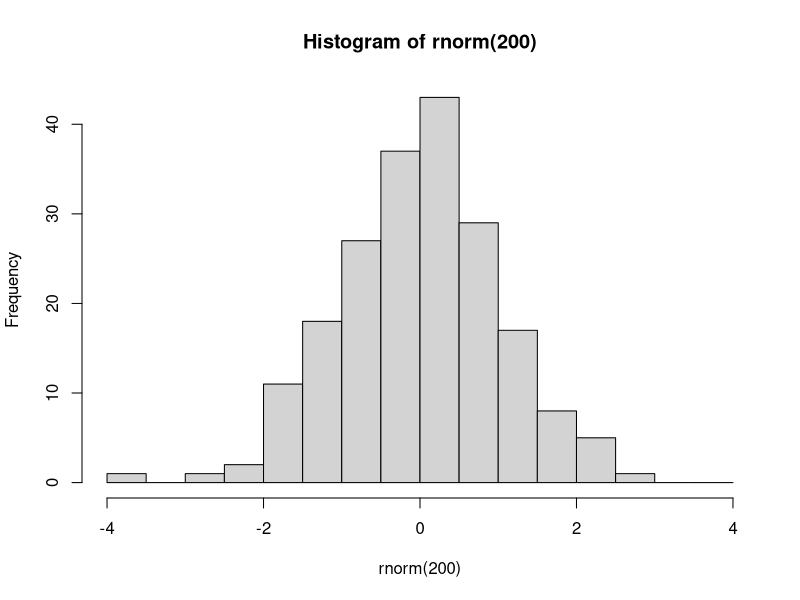
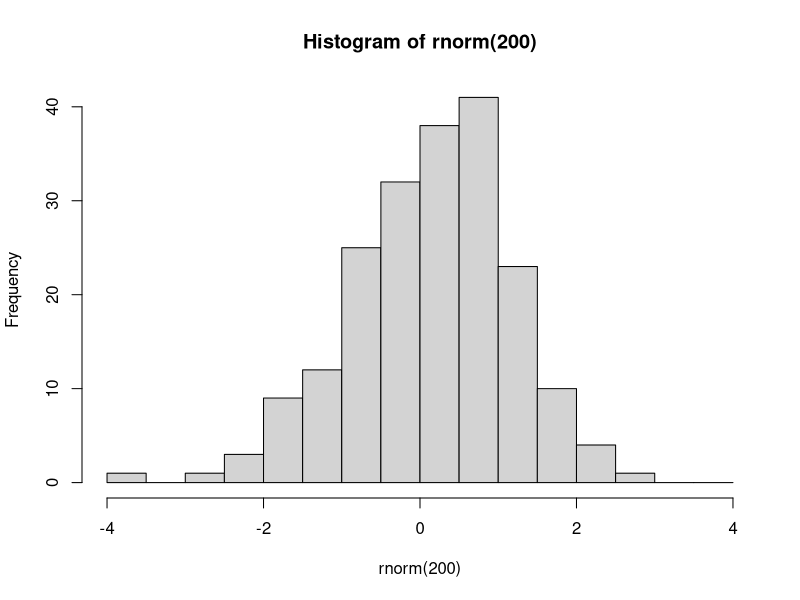

R code for these plots, in order: (Note: this script raises an error after producing the figures.)
###################################
###################################
########                   ########
########   Data Science 1  ########
########       Lab 7       ######## 
########  10th Dec. 2024   ########
########                   ########
###################################
###################################

## Welcome to lab #4. Today we will start with an introduction to the tidyverse,
# Then you will write your own lm() function, and finally a couple of exercises



#####################
####    Pipes    ####
#####################

# The pipe operator looks like this: |>
# It signifies: take the element on the left and use it as the first argument in the function on the right

# Example

hist(rnorm(200), breaks=seq(-4,4,0.5))
# is equivalent to

rnorm(200) |> hist(breaks=seq(-4,4,0.5))

# The purpose of the pipe is mostly aesthetic, in particular to avoid large numbers of parentheses when something needs to be transformed using multiple functions:



### 1.1 Rewrite the following expression using pipes:
set.seed(123)
round(sqrt(log(runif(10,1,10))),2)

runif(10,1,10) |> log() |> sqrt() |> round(2)

# Pipes were initially created in a package called magrittr, part of the 'tidyverse' group of packages


########################
####    Packages    ####
########################

# Packages are essentially environments full of functions and/or objects which aren't loaded into R by default, but must be first installed (generally from a repository called CRAN), and then loaded

# Here we will install tidyverse, which is not one but a series of packages written by the same group of people, which share a number of syntactical features

install.packages('tidyverse')

# After you have installed tidyverse into your packages, you must also load it into your environment

library(tidyverse)

# You will only have to install a package once. However, every time you start fresh in a new R environment, you will have to load the packages you need again.

#########################
####    TIDYVERSE    ####
#########################

# The tidyverse encompasses a very large number of packages, and is fairly powerful (in that you can do a lot using tidyverse packages)
# However, you DO NOT need to use tidyverse exclusively! I mostly don't use it, for example, preferring to stick to base R except for a few functionalities.

# Downsides of tidyverse include: unique syntax which is very different from other programming languages such as python
# 'Black box' functions that have specific purposes that must be remembered, as opposed to more general-purpose functions in base R
# Often actually more verbose than base R (ie. requires more lines of code to do the same thing)
# Using tidyverse is a matter of preference!

# The pipe operator was originally introduced in the tidyverse package magrittr. 
# The tidyverse pipe operator looks like this: %>%

set.seed(123)
runif(10,1,10) %>% 
  log() %>%
  sqrt() %>%
  round(2)

# In this class we will look at 2 important tidyverse packages.
# Today we will look at dplyr, which is used to manipulate and transform data.
# Next week we will learn ggplot2, which is used for plotting and data visualisation

#####################
####    dplyr    ####
#####################

# The philosophy behind dplyr is that every data transformation can be done using a function, and multiple transformations can be done by piping an object through multiple functions
# For example, in dplyr we no longer use indexing.
# Instead we use the functions 'select', to choose specific columns in a data frame, and 'filter', to choose specific rows.

data(mtcars)

# so instead of:
mtcars[mtcars$cyl == 6, 1:5]
# we would write:
mtcars %>%
  filter(cyl==6) %>%
  select(1:5)

### 2.1
# using select() and filter(), create a new database of cars that are over 4000 lbs in weight, retaining only the wt and mpg columns.
# Save this database to an object called 'df'.

mtcars %>%
  filter(wt>=4) %>%
  select(c('wt',mpg)) -> df

# After you have selected the rows and columns you are interested in, you can 
# change the order of the rows using arrange

df %>% arrange(wt)

df %>% arrange(desc(wt))


# To change variables, we can use mutate()
df <- df %>% mutate(wt_kg=wt*453.592,
                    km_per_l = mpg*1.60934/3.78541)

# And we can use ifelse() within mutate()
mtcars <- mtcars %>%
            mutate(wt_class = ifelse(wt>=4, 'Oversized','Standard'))

# We can even do a sultiple ifelse statment using case_when()
mtcars <- mtcars %>%
            mutate(
              efficiency = case_when(
                mpg<=15 ~ 'low',
                mpg>15 & mpg<=20 ~ 'medium',
                mpg>20 ~ 'high'
                ))

# Next, summarise (or summarize) is a useful function which collapses a dataframe into a single row and can calculate summary statistics, eg:

mtcars %>% 
  summarise(
    mean_wt = mean(wt),
    sd_wt = sd(wt),
    n = length(mpg)
  )

# We can also use summarise to collapse a data frame not into one single row, but into as many rows as we have groups of interest. 
# To do this, first we need to use group_by()

mtcars %>% group_by(efficiency)

# You'll notice that this automatically changes the data frame into a new kind of object, called a tibble.
# Tibbles are basically tidyverse dataframes, that display information slightly differently, and are a bit more particular about certain things like not wanting empty cells.
# Tibbles can also be grouped, which allows for further operations down the line
# For example:

mtcars %>% 
  group_by(efficiency) %>%
  summarise(
    wt_kg=mean(wt),
    n=length(hp)
  ) %>%
  arrange(
    c('high','medium','low')
  )

# You can group by multiple variables

mtcars %>% 
  group_by(efficiency,cyl) %>%
  summarise(
    wt_kg=mean(wt),
    n=length(hp)
  )

# After grouping a tibble, remember to ungroup it later using ungroup(), or you may have issues down the line.

# 3.1
data(iris)
# using the dplyr functions do the following:
# create a new column called Petal.Area which is the product of the petal width and petal length columns.
# For each of the different species of iris, present the mean and standard deviation for the sepal length, sepal width, and petal area, as well as the number of samples (n)
# Order this database in decreasing order of average petal length.

iris %>% 
  mutate(Petal.Area = Petal.Length * Petal.Width) %>% 
  group_by(Species) %>% 
  summarise(
    mean_Sepal.Length = mean(Sepal.Length),
    sd_Sepal.Length = sd(Sepal.Length),
    mean_Sepal.Width = mean(Sepal.Width),
    sd_Sepal.Width = sd(Sepal.Width),
    mean_Petal.Length = mean(Petal.Length),
    sd_Petal.Length = sd(Petal.Length),
    mean_Petal.Width = mean(Petal.Width),
    sd_Petal.Width = sd(Petal.Width),
    mean_Petal.Area = mean(Petal.Area),
    sd_Petal.Area = sd(Petal.Area),
    n=length(Sepal.Length)
  ) %>% 
  arrange(desc(mean_Petal.Length)) -> iris


#######################################################
####    Code your own lm and predict functions!    ####
#######################################################

### 4.1 lm()

# Here I will walk you through the steps needed to write these functions. Follow along with the slides from this week's and last week's lectures - they contain all of the maths and some of the code that you need!

# At each step of the way, you should save each new element you calculate into a new object.

# Your lm function should take as input a y variable, and one or more x variables which should be inputted as a matrix or dataframe with one variable per column. 

my.lm <- function(y,x){

# Start by saving the sample size (n). You will need it later for calculating degrees of freedom for the test statistics and sampling distributions.
  n <- length(y)
# Next create the X matrix using as.matrix. Don't forget to add the column of 1s!
  x <- as.matrix(cbind(1, x))
# use the y input and your newly constructed x matrix to calculate the parameter estimates (or coefficients). 
# Hint: see lab 6, and remember that t() gives the transpose of a matrix and solve() gives its inverse
  b <- solve(t(x)%*%x)%*%t(x)%*%y
# Next, using these calculated coefficients, calculate all of the predicted values, y_hat, for each of the values of x (each of the rows of the X matrix). 
# Hint: look at the formula for the linear model - and remember we are multiplying matrices!
  y_hat <- x %*% b
# Next, calculate the residuals (actual values of y minus the predicted values y_hat)
  e <- y-y_hat
# Next calculate the estimate of the residual standard error, s. Careful about the denominator here: check how many degrees of freedom you have!
  s <- sqrt(sum(e^2)/(n-ncol(x)))
# Using s, calculate the variance covariance matrix of the coefficients.
  vcov_coef <- s^2 * solve(t(x) %*% x)
# from this covariance matrix, extract the standard errors of the coefficients
  se_coef <- sqrt(diag(vcov_coef))
# use these standard errors to calculate the t-values for each of the coefficients
  t_vals <- b/se_coef
# And use these t-values to calculate p-values.
  p <- (1 - pt(abs(t_vals),df=n-ncol(x)))*2
  p <- pt(abs(t_vals),df=n-ncol(x), lower.tail = F)*2
  p <- pt(-abs(t_vals), n-ncol(x))*2
# Next, calculate the R2 value

  RSS <- sum(e^2)
  TSS <- sum((y - mean(y))^2)
  r2 <- 1 - RSS / TSS
# Bonus points if you want to look up how to calculate adjusted R2
  adj_r2 <- 1 - (RSS / (n - ncol(x))) / (TSS / (n - 1))
  adj_r2_check <- 1 - (1 - r2) * ((n-1)/(n-ncol(x)))
 
# Next, calculate the F-statistic and the p-value for the model.
  f_stat <- (TSS - RSS) / (ncol(x) - 1) / (RSS / (n - ncol(x)))
  model_p <- pf(f_stat, ncol(x) - 1, n - ncol(x), lower.tail = F)
  
# Finally, put all of these elements into a list, and have your function return that list. 
  return(list(n=n,
              coefficients = b,
              residuals = e,
              s = s,
              vcov = vcov_coef,
              se = se_coef,
              t_values = t_vals,
              p_values = p,
              r2 = r2,
              adj_r2 = adj_r2,
              adj_r2_check = adj_r2_check,
              F_statistic = f_stat,
              model_p_value = model_p))
}

# compare your function against the built-in R function in R.

my.lm(y=mtcars$mpg,x=mtcars[,c('wt','cyl')])

### 4.2 predict()

# This will be much shorter. Create a new function that takes as input the output from your first function, along with a new_data object that has as many columns as there are predictor variables in the model output, and a confidence interval size

my.predict <- function(model_output, new_data, ci_level = 0.97) {
  
  # Extract coefficients from your my.lm output
  coef = model_output$coefficients

  # Add a column of 1s to the new_data
  new_data = cbind(1,new_data)

  # generate the predicted values of y from the new_data object based on the coefficients from the model
  # Again, remember the formula for the linear model!
  y_hat = new_data%*%coef

#for each of these predicted values, calculate a confidence interval
  # first calculate the critical levels of the t-distribution using the ci_level and the degrees of freedom
  area_in_tails = (1-ci_level)/2
  t_lower = qt(area_in_tails,df=model_output$n-ncol(new_data))
  t_upper = -t_lower

  # next, for each row of the new_data object, calculate the standard error of the predicted value
  # Check the slides, and remember that 𝒗𝒄𝒐𝒗(𝒃) was saved as "vcov" in the model output
 sy = sqrt(apply(new_data,1,function(.)t(.)%*%model_output$vcov%*%.))

 sy = c()
 for(i in 1:nrow(new_data)){
   xi <- newdata[i,] 
   var_y <- t(xi) %*% model_output$vcov %*% xi
   sy[i] <- sqrt(var_y)
 }

  
  # next, calculate the upper and lower confidence boundaries for each prediction using the critical t-levels and the previously calculated standard error
 ci_lower = y_hat + t_lower.*sy
 ci_upper = y_hat + t_upper.*sy

  # finally, put these confidence intervals into a dataframe
 ci = data.frame(ci_lower,ci_upper)
 colnames(ci) = paste0(ci_level,'%_',c('lower','upper'))
 df = cbind(y_hat = y_hat,ci)
 return(df)
}


### 4.3
# Use your functions to run the following model

# mtcars$mpg ~ mtcars$wt + mtcars$cyl
model<- my.lm(y=mtcars$mpg,x=mtcars[,c('wt','cyl')])

# Then plot predicted marginal effect of weight for a car with 4 cylynders. Add 96% confidence intervals to the graph.
# Hint: For this, in your "newdata" object, add a column of 4s for the number of cylinders
x <- seq(0,6,0.1)

ci <- my.predict(model,new_data=cbind(wt=x,cyl=4),ci_level=0.96)

plot(mtcars$wt,mtcars$mpg, pch=20)
lines(x,model$coefficients['1',]+x*model$coefficients['wt',]+4*model$coefficients['cyl',])

polygon(x=c(x,rev(x)),y=c(ci$'0.96%_lower',rev(ci$'0.96%_upper')),col=adjustcolor('slateblue',alpha.f=0.4))

# Compare this graph to the graph from the lecture.
#The slope is less steep. 

# What do you conclude?
# This indicates that number of cylinders partially confounds the relationship between car weight and car efficiency. Once cylinders are controlled for, the effect of weight on efficiency is less pronounced, although still important and significant.




